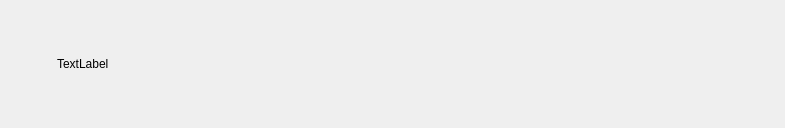
<?xml version="1.0" encoding="UTF-8"?>
<ui version="4.0">
 <class>ChatItem</class>
 <widget class="QWidget" name="ChatItem">
  <property name="geometry">
   <rect>
    <x>0</x>
    <y>0</y>
    <width>785</width>
    <height>128</height>
   </rect>
  </property>
  <property name="sizePolicy">
   <sizepolicy hsizetype="Preferred" vsizetype="MinimumExpanding">
    <horstretch>0</horstretch>
    <verstretch>0</verstretch>
   </sizepolicy>
  </property>
  <property name="windowTitle">
   <string>Form</string>
  </property>
  <property name="autoFillBackground">
   <bool>false</bool>
  </property>
  <property name="styleSheet">
   <string notr="true"/>
  </property>
  <layout class="QVBoxLayout" name="verticalLayout_2">
   <property name="sizeConstraint">
    <enum>QLayout::SetDefaultConstraint</enum>
   </property>
   <item>
    <layout class="QHBoxLayout" name="horizontalLayout">
     <property name="sizeConstraint">
      <enum>QLayout::SetDefaultConstraint</enum>
     </property>
     <item alignment="Qt::AlignTop">
      <widget class="QLabel" name="label">
       <property name="maximumSize">
        <size>
         <width>40</width>
         <height>40</height>
        </size>
       </property>
       <property name="text">
        <string/>
       </property>
       <property name="pixmap">
        <pixmap resource="Resources.qrc">:/new/images/resources/images/conversation.png</pixmap>
       </property>
       <property name="scaledContents">
        <bool>true</bool>
       </property>
      </widget>
     </item>
     <item>
      <layout class="QVBoxLayout" name="verticalLayout">
       <property name="sizeConstraint">
        <enum>QLayout::SetDefaultConstraint</enum>
       </property>
       <item>
        <widget class="QLabel" name="labelQuestionAnswer">
         <property name="sizePolicy">
          <sizepolicy hsizetype="Preferred" vsizetype="MinimumExpanding">
           <horstretch>0</horstretch>
           <verstretch>0</verstretch>
          </sizepolicy>
         </property>
         <property name="text">
          <string>TextLabel</string>
         </property>
         <property name="textFormat">
          <enum>Qt::MarkdownText</enum>
         </property>
         <property name="wordWrap">
          <bool>true</bool>
         </property>
        </widget>
       </item>
      </layout>
     </item>
    </layout>
   </item>
  </layout>
 </widget>
 <resources>
  <include location="Resources.qrc"/>
 </resources>
 <connections/>
</ui>
